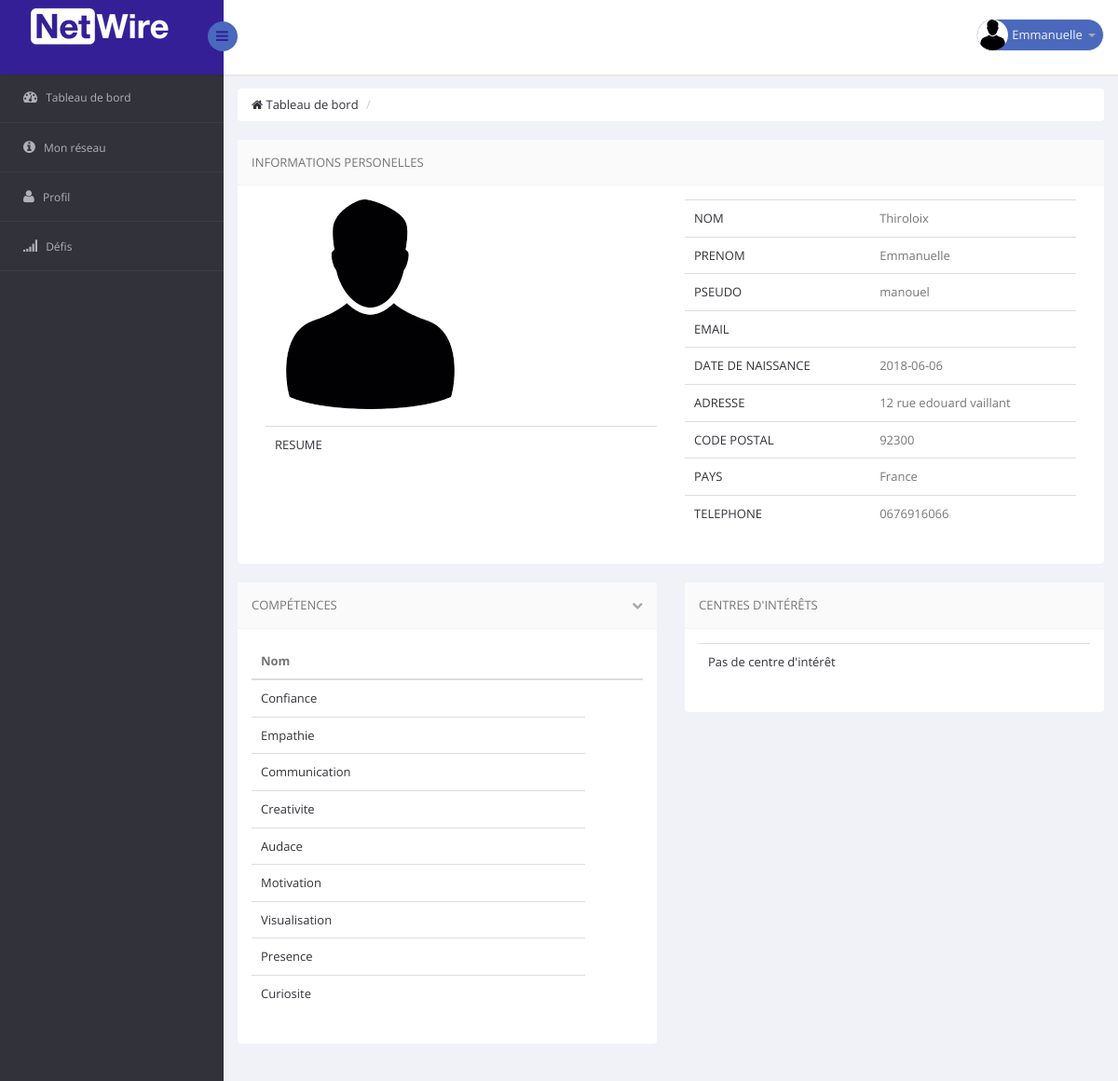
Page /profil_info.php?id=19 (signed in) on the committed database.
### tables this page shows
CREATE TABLE IF NOT EXISTS `informations` (
  `nom` text NOT NULL,
  `prenom` text NOT NULL,
  `date_naissance` date DEFAULT NULL,
  `telephone` text NOT NULL,
  `sexe` enum('M','F') NOT NULL,
  `promo` enum('ING1','ING2','ING3','ING4','ING5','ING6','Autre') NOT NULL,
  `pays` enum('France','Angleterre','Irlande','Espagne') NOT NULL,
  `cp` int(5) NOT NULL,
  `adresse` varchar(50) NOT NULL,
  `profession` enum('Etudiant(e) Licence','Etudiant(e) Master','Etudiant(e) Apprenti','Etudiant(e) en cherche d''un Stage','Enseignant','Employé de l''école') NOT NULL,
  `type` enum('auteur','administrateur') NOT NULL,
  `photo` varchar(100) NOT NULL DEFAULT 'user.png',
  `image_fond` varchar(100) NOT NULL,
  `competences` set('Resolution de problemes','Confiance','Intelligence Emotionelle','Empathie','Communication','Gestion du temps','Gestion du stress','Creativite','Esprit d entreprendre','Audace','Motivation','Visualisation','Presence','Sens du collectif','Curiosite') NOT NULL,
  `interets` set('Ingénérie','Animaux','Sport','Musique','Cuisine','Jardinage','Médecine','Astro-physique','Mode','Voyage','Dessin','Peinture','Sculpture','Astrologie','Jeux vidéo','Cinéma','Réseaux sociaux','Architechture') NOT NULL,
  `resume` longtext NOT NULL,
  `email` varchar(30) NOT NULL,
  `password` varchar(30) NOT NULL,
  `username` varchar(10) NOT NULL,
  `id` int(10) NOT NULL AUTO_INCREMENT,
  `reset_token` varchar(60) DEFAULT NULL,
  `reset_at` datetime DEFAULT NULL,
  `remember_token` varchar(255) DEFAULT NULL,
  `admin` int(11) DEFAULT NULL,
  `ville` varchar(255) NOT NULL,
  PRIMARY KEY (`id`)
);

### profil_info.php (the view, shortened to what this page needs)
<?php
include("include/header.inc.php");
include("include/menu_haut.inc.php");
include("include/menu_gauche.inc.php");
$id=$_GET['id'];
require_once 'include/db.php';
$req=$pdo->prepare('SELECT * FROM informations WHERE id = ?');
      $req->execute([$id]);
      $mec=$req->fetch();
?>
  <body>
    <section id="main-content">
        <section class="wrapper">
        <div class="row">
                <div class="col-md-12">
                    <ul class="breadcrumb">
                        <li><a href="tableau_de_bord.php"><i class="fa fa-home"></i> Tableau de bord</a></li>
                        <li class="active"></li>
                    </ul>
                </div>
            </div>
            <div class="row">
              <div class="col-lg-12">
                <section class="panel">
                  <header class="panel-heading">
                    Informations personelles
                  </header>
                  <div class="panel-body">
                    <div class="col-lg-6">
                        <table class="table">
                            <tr>
                                  <img src=<?php echo("images/".$mec->photo)?> alt="">
                                  <br>
                                  <br>
                            </tr>
                            <tr>
                                <td><a href="#">RESUME</a></td>
                                <td><?php echo($mec->resume)?></td>
                            </tr>
                        </table>
                    </div>
                    <div class="col-lg-6">
                        <table class="table">
                            <tr>
                                <td><a href="#">NOM</a></td>
                                <td>
                                    <?php echo($mec->nom)?>
                                </td>
                            </tr>
                            <tr>
                                <td><a href="#">PRENOM</a></td>
                                <td>
                                    <?php echo($mec->prenom)?>
                                </td>
                            </tr>
                            <tr>
                                <td><a href="#">PSEUDO</a></td>
                                <td><?php echo($mec->username)?>
                                </td>
                            </tr>
                             <tr>
                                <td><a href="#">EMAIL</a></td>
                                <td><?php echo($mec->email)?>
                                </td>
                            </tr>
                             <tr>
                                <td><a href="#">DATE DE NAISSANCE</a></td>
                                <td><?php echo($mec->date_naissance)?>
                                </td>
                            </tr>
                            <tr>
                                <td><a href="#">ADRESSE</a></td>
                                <td><?php echo($mec->adresse)?>
                                </td>
                            </tr>
                            <tr>
                                <td><a href="#">CODE POSTAL</a></td>
                                <td><?php echo($mec->cp)?>
                                </td>
                            </tr><tr>
                                <td><a href="#">PAYS</a></td>
                                <td><?php echo($mec->pays)?>
                                </td>
                            </tr>
                            <tr>
                                <td><a href="#">TELEPHONE</a></td>
                                <td><?php echo($mec->telephone)?>
                                </td>
                            </tr>
                        </table>
                    </div>
                </div>
                 </section>
              </div>
            <div class="col-lg-6">
                <section class="panel">
                    <header class="panel-heading">
                        Compétences
                        <span class="tools pull-right">
                            <a href="javascript:;" class="fa fa-chevron-down"></a>
                         </span>
                    </header>
                    <div class="panel-body">
                        <table class="table  table-hover general-table">
                            <thead>
                            <tr>
                                <th> Nom</th>                                <th></th>
                            </tr>
                            </thead>
                            <tbody>
                                    <?php $competences=$mec->competences;
                                    $comp=explode(",", $competences);
                                     if(!empty($competences)){
                                     foreach($comp as $c): ?>
                                       <tr>
                                       <td><a ><?php echo $c; ?></a></td>
                                        </tr>
                                    <?php endforeach;
                                    }
                                    else{?>
                                    <tr>
                                       <td><a >Pas de compétences</a></td>
                                        </tr>
                                    <?php }?>
                                </tbody>
                        </table>
                    </div>
                </section>
            </div>
    <div class="col-lg-6">
                <section class="panel">
                    <header class="panel-heading">
                        Centres d'intérêts
                    </header>
                    <div class="panel-body">
                        <table class="table  table-hover general-table">
                           <tbody>
                                    <?php $interets=$mec->interets;
                                    $int=explode(",", $interets);
                                     if(!empty($interets)){
                                     foreach($int as $c): ?>
                                       <tr>
                                       <td><a ><?php echo $c; ?></a></td>
                                        </tr>
                                    <?php endforeach;
                                    }
                                    else{?>
                                    <tr>
                                       <td><a >Pas de centre d'intérêt</a></td>
                                        </tr>
                                    <?php }?>
                                </tbody>
                        </table>
                    </div>
                </section>
            </div>
        </section>
    </section>
</section>
  </body>
</html>

### include/header.inc.php (shortened to what this page needs)
<!DOCTYPE html>
<html lang="en">
<head>
    <link href="css/bootstrap.min.css" rel="stylesheet">
    <link href="css/bootstrap-reset.css" rel="stylesheet">
    <link href="css/font-awesome/css/font-awesome.min.css" rel="stylesheet" />
    <link href="css/style.css" rel="stylesheet">
    <link href="css/style-responsive.css" rel="stylesheet" />
</head>

### include/menu_haut.inc.php (shortened to what this page needs)
<section id="container" >
<header class="header fixed-top clearfix">
<div class="brand">
      <a href="tableau_de_bord.php" class="logo">
      <img src="images/logo1.png" alt="">
    </a>
    <div class="sidebar-toggle-box">
        <div class="fa fa-bars"></div>
    </div>
</div>
<div class="top-nav clearfix">
    <ul class="nav pull-right top-menu">
        <li class="dropdown">
            <a data-toggle="dropdown" class="dropdown-toggle" href="modification_information.php">
                <img alt="" src=<?php echo("images/".$_SESSION['auth']->photo)?>>
                <span class="username"><?php echo($_SESSION['auth']->prenom); ?></span>
                <b class="caret"></b>
            </a>
        </li>
    </ul>
</div>
</header>

### include/menu_gauche.inc.php (shortened to what this page needs)
<?php
      $page = $_SERVER['REQUEST_URI'];
      $page = str_replace("/projet-ppe/", "",$page);
?>
<aside>
    <div id="sidebar" class="nav-collapse">
                    <div class="leftside-navigation">
            <ul class="sidebar-menu" id="nav-accordion">
            <li>
                <a href="tableau_de_bord.php" <?php if($page == "tableau_de_bord.php" ){echo 'class="active"';} ?>>
                    <i class="fa fa-dashboard"></i>
                    <span>Tableau de bord</span>
                </a>
            </li>
            <li class="sub-menu">
                <a href="liste_connexion.php" <?php if($page == "liste_connexion.php"){echo 'class="active"';} ?>>
                    <i class="fa fa-info-circle"></i>
                    <span>Mon réseau</span>
                </a>
            </li>
            <li class="sub-menu">
                <a href="javascript:;" <?php if($page == "modification_information.php" || $page=="formation.php" || $page=="experience.php"){echo 'class="active"';} ?>>
                    <i class="fa fa-user"></i>
                    <span>Profil</span>
                </a>
            </li>
            <li class="sub-menu">
                <a href="javascript:;" <?php if($page == "defis_en_cours.php" || $page=="defis_en_attente.php" || $page=="defis_realises.php"){echo 'class="active"';} ?>>
                    <i class="fa fa-signal"></i>
                    <span>Défis</span>
                </a>
            </li>
        </ul></div>
    </div>
</aside>

### rows in the picture
informations: photo (placeholder picture), nom "Thiroloix", prenom "Emmanuelle", username "manouel", date_naissance "2018-06-06", adresse "12 rue edouard vaillant", cp "92300", pays "France", telephone "0676916066", competences "Confiance", competences "Empathie", competences "Communication", competences "Creativite", competences "Audace", competences "Motivation", competences "Visualisation", competences "Presence", competences "Curiosite"

### other values in the picture
$_SESSION['auth']->prenom "Emmanuelle"
